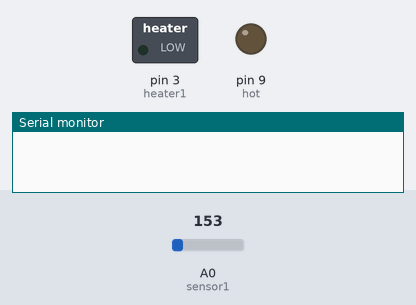
This sketch was run on a simulated Arduino Uno, built with avr-gcc and run on an emulated ATmega328P. Parts: switched loads named in the sketch (green lamp = pin HIGH), output pins drawn as LEDs (lit = HIGH), the last lines printed to the serial monitor. The test bench sets the inputs (shaded band); at power-on: A0 (sensor1) = 153.

Above: at 0.1 s.
At 18.1 s:
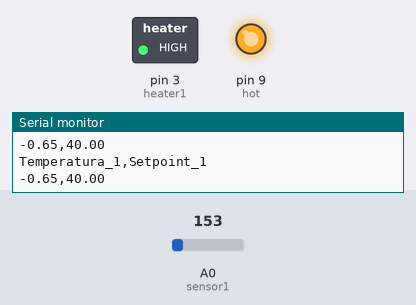
At 42.1 s:
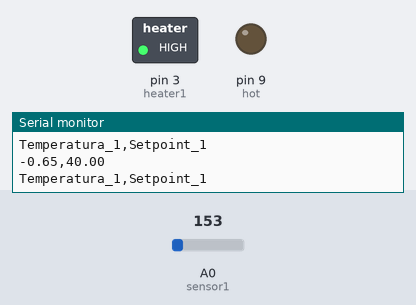
Timing chart, 0 to 50.0 s (numbered marks = the images above):
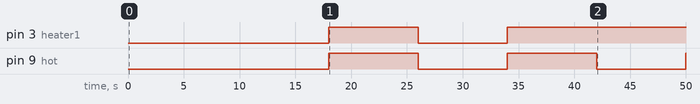

Measured:
- by itself, pin 3 (heater1): LOW → HIGH at 18.0 s, → LOW 8.0 s later, → HIGH 8.0 s later
- by itself, pin 9 (hot): alternates HIGH for 8.0 s and LOW for 8.0 s

The sketch:

Control_PID.ino
```cpp
/******************************************************
 * ****************************************************
 * ****  CONTROL PID DE TEMPERATURA               *****
 * ****  By: SERGIO ANDRES CASTAÑO GIRALDO        *****
 * ****  https://controlautomaticoeducacion.com/  *****
 * ****                                           *****
 * ****************************************************
 */


#include <TimerOne.h>


// Definiciones componentes de la tarjeta
#define sensor1 A0  //TMP36
#define sensor2 A2  //TMP36
#define heater1 3   //TIP31C
#define heater2 5   //TIP31C
#define hot     9   //Led

//Variables Globales
float T1,aux;       //Temperatura del Heater 1
float r1=0.0;  //Referencia del Heater 1
volatile float u=0.0,u_1=0.0;    //Acción de Control
byte Ts = 8; //Periodo de muestreo
//Parámetros del PID
float kp,ti,td;
volatile float q0,q1,q2;
volatile float e=0.0,e_1=0.0,e_2=0.0;

float k=1.04,tau=160,theta=10+Ts/2;   //Parámetros del Modelo del sistema
float Tlc,eps,Wn,P1,P2,tau_d;            //Parámetros del diseño por asignación de polos


String dato;

bool Matlab = false; // 0: Usa el Serial Plotter; 1: Usa la interfaz de Matlab

/* Tipo de Control:
 *  1: Control por Asignación de Polos
 *  2: Control por Cancelamiento de polos
 *  3: Control por Ziegler y Nichols
 */
byte type = 3;
/*===========================================================================*/
/*=======================    FUNCION DEL CONTROL PID  =======================*/
/*===========================================================================*/
void PID(void)
{

    e=(r1-T1);
    // Controle PID
      u = u_1 + q0*e + q1*e_1 + q2*e_2; //Ley del controlador PID discreto

    if (u >= 100.0)        //Saturo la accion de control 'uT' en un tope maximo y minimo
     u = 100.0;

    if (u <= 0.0 || r1==0)
     u = 0.0;


     //Retorno a los valores reales
     e_2=e_1;
     e_1=e;
     u_1=u;

     //La accion calculada la transformo en PWM

     analogWrite(heater1,map(u, 0,100, 0,255));

}

//Función del Periodo de Muestreo (Timer 1)
void SampleTime(void)
{
  digitalWrite(hot, !digitalRead(hot)); //Led Toggle
  PID();
}

void setup() {
  pinMode(hot,OUTPUT);  //Led "Caliente" como salida
  digitalWrite(hot,LOW);
  analogReference (EXTERNAL); //Referencia analógica PIN AREF (3,3v)
  //Configuramos el puerto serial
  Serial.begin(9600);

  //Espera 10 segundos en Stand by cuando es energizado la primera vez
  if(!Matlab){
    delay(10000);
    r1=40.0;
  }

  //Valor máximo del Timer es 8.3 Segundos
  Timer1.initialize(8000000);      //Configura el TIMER en 8 Segundos
  Timer1.attachInterrupt(SampleTime) ; //Configura la interrupción del Timer 1

  switch (type){

      case 1:
          //*************************************************************************//
          //*************  DISEÑO POR ASIGNACIÓN DE 2 POLOS   ****************//
          //*************************************************************************//

           Tlc=220.0;                   //Tiempo de establecimiento deseado en Lazo Cerrado
           eps = 0.6901;                //Factor de Amortiguamiento
           Wn=4.0/(eps*Tlc);            //Frecuencia natural del sistema

           //Ubicación de 2 Polos
           P1=2.0*eps*Wn;
           P2=Wn*Wn;

           kp=(P1*tau-1.0)/k;        //Calculo de Kc
           ti=(k*kp)/(P2*tau);     //Calculo de ti
           td=0.0;
           break;

       case 2:
           //*************************************************************************//
           //*****************   DISEÑO POR CANCELACIÓN DE POLOS    *******************//
           //*************************************************************************//

           tau_d=45.0;                  //Constante de Tiempo Deseada
           kp=(tau)/(tau_d*k);         //Calculo de Kc
           ti=tau;                   //Calculo de Ti (Igual a la constante de tiempo)
           td=0;
           break;

       case 3:
           //*************************************************************************//
           //*****************   SINTONIA POR ZIEGLER y NICHOLS    *******************//
           //*************************************************************************//

           kp=(1.2*tau)/(k*theta);
           ti=2.0*theta;
           td=0.5*theta;
           break;
  }

   //*************************************************************************//
   //*****************           PID DIGITAL               *******************//
   //*************************************************************************//

  // Calculo do controle PID digital
   q0=kp*(1+Ts/(2.0*ti)+td/Ts);
   q1=-kp*(1-Ts/(2.0*ti)+(2.0*td)/Ts);
   q2=(kp*td)/Ts;
}

void loop() {
  int i,ini=0,fin=0;
  String degC;

  //Filtro de promedio movil en la lectura ADC
  aux=0;
  for(i=0;i<10;i++){
    aux = aux + (float(analogRead(sensor1))*3.3/1023.0-0.5)/0.01; //TMP36
    //delay(5);
  }
  T1 = aux/10.0;

  //T1= (float(analogRead(sensor1))*5.0/1023.0-0.5)/0.01; //TMP36

  if(Matlab){ //Usar la interfaz de Matlab

  //___________________________________________
    if (Serial.available()){
      //leemos el dato enviado
      dato=Serial.readString();
      //Busco el valor del escalon en los datos recibidos
      for(i=0;i<10;i++){
        if(dato[i]=='S'){
          ini=i+1;
          i=10;
        }
       }
       for(i=ini;i<10;i++){
        if(dato[i]=='$'){
          fin=i;
          i=10;
        }
       }
       // salvo en degC el caracter con el escalon
        degC=dato.substring(ini, fin);
      r1 = degC.toInt();   // Convert character string to integers
    }
  //____________________________________________

      Serial.print("I");
      Serial.print(T1);
      Serial.print("F");
      Serial.print("I");
      Serial.print(T1);
      Serial.print("F");

      Serial.print("C");
      Serial.print(u);
      Serial.print("R");
      Serial.print("C");
      Serial.print(u);
      Serial.print("R");
  }
  else{  //Usar el Serial Plotter
    Serial.println("Temperatura_1,Setpoint_1");
    Serial.print(T1);
    Serial.print(",");
    Serial.println(r1);
  }

  delay(1000);
}
```
